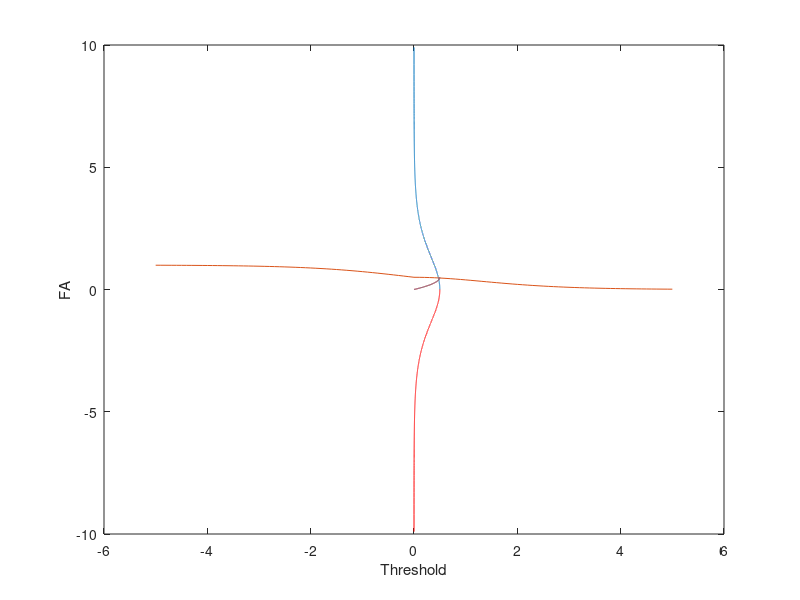

This figure's MATLAB source:
%pfa = 1 - F(theta);
%pfa = 2*F(theta)*(1 - F(theta))
close all
x = 0.0001:0.0001:0.5;
y = -log(2./(1 + sqrt(1 - 2*x))-1);
z = -log(2./(1 - sqrt(1 - 2*x))-1); %THIS IS WRONG, at T<=0, we have only one variate (reduction to monovariate, no more bivariate as in case of T>0).
plot(x,y)
xlabel('False alarm')
ylabel('Threshold coefficient')
hold on
plot(x,z,'r')

% close all
% x = 0:0.1:5;
% F = 1./(1 + exp(-x));
% G = 2*F.*(1-F);
% 
% y = -5:0.1:0;
% F = 1./(1 + exp(-y));
% H = 1 - F;
% 
% plot(x,G)
% hold on
% plot(y,H,'r')
% xlabel('Threshold')
% ylabel('FA')
% hold off


close all
x = -5:0.1:5;
y = (x>=0).*x;
F = 1./(1 + exp(-x));
G = 1./(1 + exp(-y));

H = 2*G.*(1-F);

plot(x,H)
xlabel('Threshold')
ylabel('FA')

y = -log(2./(1 + sqrt(1 - 2*x))-1);


close all
Pf = 0:0.001:0.5;
Pf_d1 = (1 - sqrt(1-2*Pf))/2;
Pf_d2 = Pf./(1 + sqrt(1-2*Pf));
plot(Pf,Pf_d1,Pf,Pf_d2)

